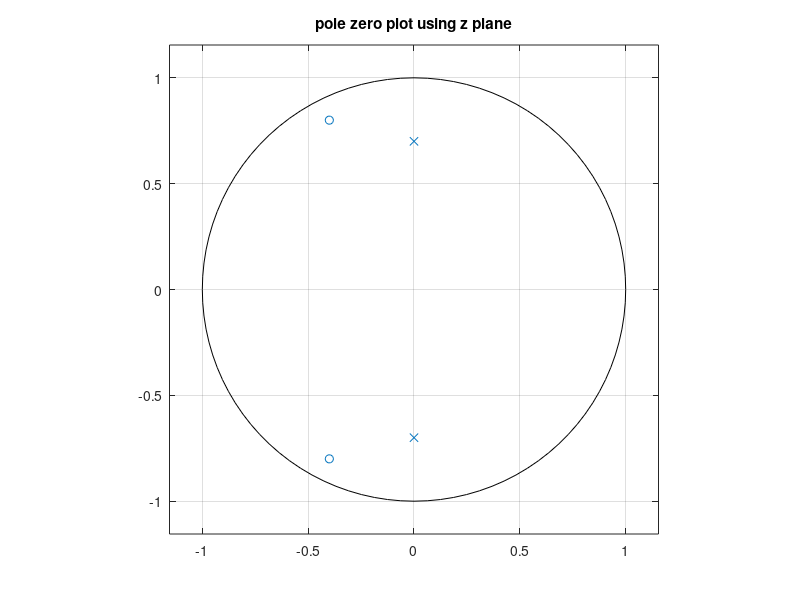

The MATLAB source for this figure: (Note: this script raises an error after producing the figure.)
clc
close all
clear all
b=[1 0.8 0.8];
a=[1 0 0.49];
sys=tf(b,a,[],'variable','z^-1')
figure;
zplane(b,a);
title('pole zero plot using z plane');
[p z]=pzmap(sys)
z1=roots(b)
p1=roots(a)
z2=roots(sys)
p2=roots(sys)